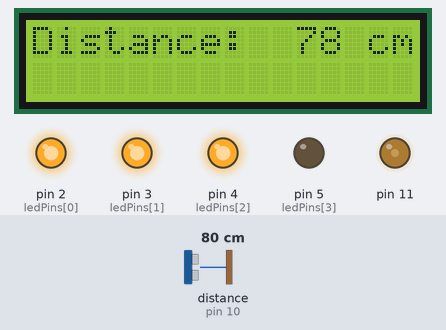
This sketch was run on a simulated Arduino Uno, built with avr-gcc and run on an emulated ATmega328P. Shown: 16×2 character LCD, output pins drawn as LEDs (lit = HIGH). Wiring (inferred from the names in the program): ultrasonic range finder: trigger pin 9; echo pin 10. The inputs (shaded band) are chosen by the test bench; at power-on: distance to the obstacle (sensor on pin 10) 80 cm. The echo pulse lasts 58.3 µs per cm; pins used as bus, display or sensor lines are not drawn; what the sketch prints to the serial monitor is not drawn.

Above: at 2.2 s.
2.3 s: distance to the obstacle (sensor on pin 10) set to 103 cm
At 3.9 s:
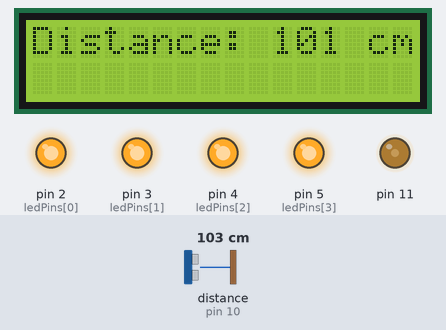
4.2 s: distance to the obstacle (sensor on pin 10) set to 35 cm
At 5.4 s:
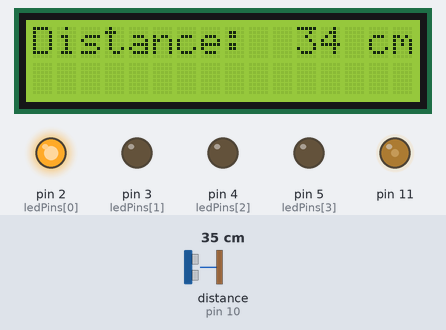
5.7 s: distance to the obstacle (sensor on pin 10) set to 60 cm
At 6.7 s:
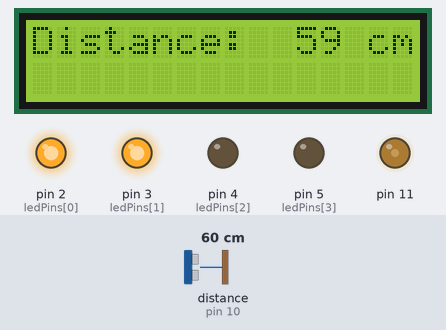
7.4 s: distance to the obstacle (sensor on pin 10) set to 2 cm
At 7.77 s:
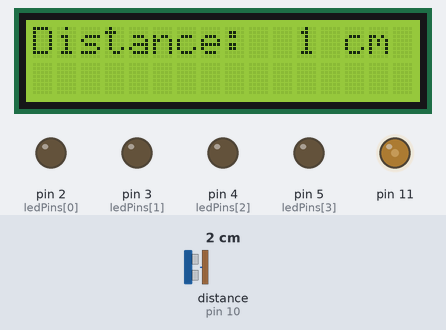
Timing chart, 0 to 10.4 s (numbered marks = the images above; inputs shaded):
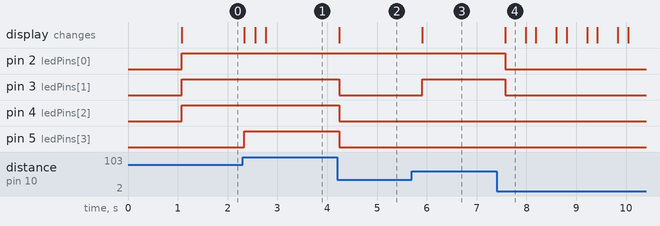

The sketch:

lcddistancesensorv1.ino
```cpp
#include <LiquidCrystal.h>

LiquidCrystal lcd(12, 13, 6, 7, 8, A0); // RS, E, D4, D5, D6, D7

const int trigPin = 9;
const int echoPin = 10;
const int ledPins[] = {2, 3, 4, 5};

long duration;
int distance;

void setup() {
  analogWrite(11, 75); // <-- bring back contrast setting!
  lcd.begin(16, 2);

  pinMode(trigPin, OUTPUT);
  pinMode(echoPin, INPUT);

  for (int i = 0; i < 4; i++) {
    pinMode(ledPins[i], OUTPUT);
  }

  Serial.begin(9600);
  lcd.setCursor(0, 0);
  lcd.print("Initializing...");
  delay(1000);
}

void loop() {
  digitalWrite(trigPin, LOW);
  delayMicroseconds(2);
  digitalWrite(trigPin, HIGH);
  delayMicroseconds(10);
  digitalWrite(trigPin, LOW);

  duration = pulseIn(echoPin, HIGH, 30000);

  if (duration == 0) {
    distance = -1;
  } else {
    distance = duration * 0.034 / 2;
  }

  Serial.print("Distance: ");
  if (distance == -1) {
    Serial.println("Out of range");
  } else {
    Serial.print(distance);
    Serial.println(" cm");
  }

  // LCD Output
  lcd.setCursor(0, 0);
  if (distance == -1) {
    lcd.print("Out of range    ");
  } else {
    lcd.print("Distance: ");
    if (distance < 100) lcd.print(" ");
    lcd.print(distance);
    lcd.print(" cm   ");
  }

  lcd.setCursor(0, 1);
  lcd.print("                "); // clear second line

  // LEDs
  digitalWrite(ledPins[0], distance > 25);
  digitalWrite(ledPins[1], distance > 50);
  digitalWrite(ledPins[2], distance > 75);
  digitalWrite(ledPins[3], distance > 100);

  delay(200);
}
```

Measured:
- after the input at 2.3 s, pin 5 (ledPins[3]): LOW → HIGH at once; the display: changes at once (image 1)
- after the input at 4.2 s, pin 3 (ledPins[1]), pin 4 (ledPins[2]), pin 5 (ledPins[3]): HIGH → LOW at once; the display: changes at once (image 2)
- after the input at 5.7 s, pin 3 (ledPins[1]): LOW → HIGH after 0.20 s; the display: changes after 0.20 s (image 3)
- after the input at 7.4 s, pin 2 (ledPins[0]), pin 3 (ledPins[1]): HIGH → LOW after 0.17 s; the display: changes after 0.17 s (image 4)
- what the display in image 4 shows lasts 0.4 s, from 7.6 s to 8.0 s
